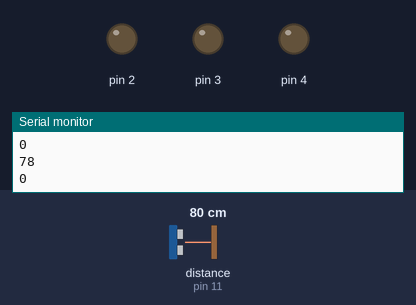
The sketch below on a simulated Arduino Uno, built with avr-gcc and run on an emulated ATmega328P. Parts: output pins drawn as LEDs (lit = HIGH), the last lines printed to the serial monitor. Wiring (inferred from the names in the program): ultrasonic range finder: trigger pin 10; echo pin 11. The test bench sets the inputs (shaded band); at power-on: distance to the obstacle (sensor on pin 11) 80 cm. The echo pulse lasts 58.3 µs per cm; pins used as bus, display or sensor lines are not drawn.

Above: at 1.2 s.
1.3 s: distance to the obstacle (sensor on pin 11) set to 24 cm
2.8 s: distance to the obstacle (sensor on pin 11) set to 19 cm
At 4.0 s:
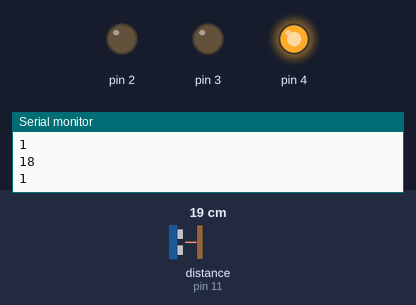
4.3 s: distance to the obstacle (sensor on pin 11) set to 14 cm
5.8 s: distance to the obstacle (sensor on pin 11) set to 11 cm
At 7.0 s:
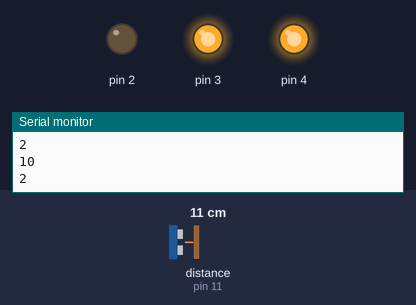
7.3 s: distance to the obstacle (sensor on pin 11) set to 6 cm
8.8 s: distance to the obstacle (sensor on pin 11) set to 3 cm
At 9.5 s:
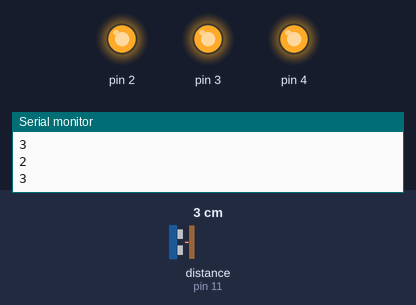
Timing chart, 0 to 11.3 s (numbered marks = the images above; inputs shaded):
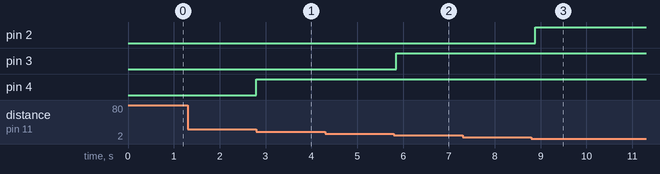

The sketch:

Automatic_Garbage_Indicator.ino
```cpp
#include <Servo.h>.


// Defines Tirg and Echo pins of the Ultrasonic Sensor

const int trigPin = 10;

const int echoPin = 11;

// Variables for the duration and the distance

long duration;

int distance=0;

int thresh [3] = {20,12,4};


void setup() {

  pinMode(trigPin, OUTPUT); // Sets the trigPin as an Output

  pinMode(echoPin, INPUT); // Sets the echoPin as an Input

  Serial.begin(9600);
  pinMode(2, OUTPUT);
   pinMode(3, OUTPUT);
    pinMode(4, OUTPUT);


}

void loop() {

digitalWrite(trigPin, LOW);

  delayMicroseconds(2);

 // Sets the trigPin on HIGH state for 10 micro seconds

  digitalWrite(trigPin, HIGH);

  delayMicroseconds(10);

  digitalWrite(trigPin, LOW);

  duration = pulseIn(echoPin, HIGH); // Reads the echoPin, returns the sound wave travel time in microseconds

  distance= duration*0.034/2;
  Serial.println(distance);


  if(distance<=thresh[0]&&distance>=thresh[1]&&distance>=thresh[2]){
    digitalWrite(4, HIGH);
    Serial.println(1);
    }
  else if(distance<=thresh[0]&&distance<=thresh[1]&&distance>=thresh[2]){
    digitalWrite(4, HIGH);
    digitalWrite(3, HIGH);
    Serial.println(2);
  }
  else if(distance<=thresh[0]&&distance<=thresh[1]&&distance<=thresh[2]){
    digitalWrite(4, HIGH);
    digitalWrite(3, HIGH);
    digitalWrite(2, HIGH);

    Serial.println(3);
  }
  else{
    digitalWrite(4, LOW);
    digitalWrite(3, LOW);
    digitalWrite(2, LOW);
    Serial.println(0);
  }
  delay(100);


  }
```

Measured:
- the behaviour switches between 22 and 21 cm on distance to the obstacle (sensor on pin 11) (found by bisection; images 0 and 1)
- the behaviour switches between 13 and 12 cm on distance to the obstacle (sensor on pin 11) (found by bisection; images 1 and 2)
- the behaviour switches between 5 and 4 cm on distance to the obstacle (sensor on pin 11) (found by bisection; images 2 and 3)
- after the input at 2.8 s, pin 4: LOW → HIGH at once
- after the input at 5.8 s, pin 3: LOW → HIGH after 0.05 s
- after the input at 8.8 s, pin 2: LOW → HIGH after 0.09 s
